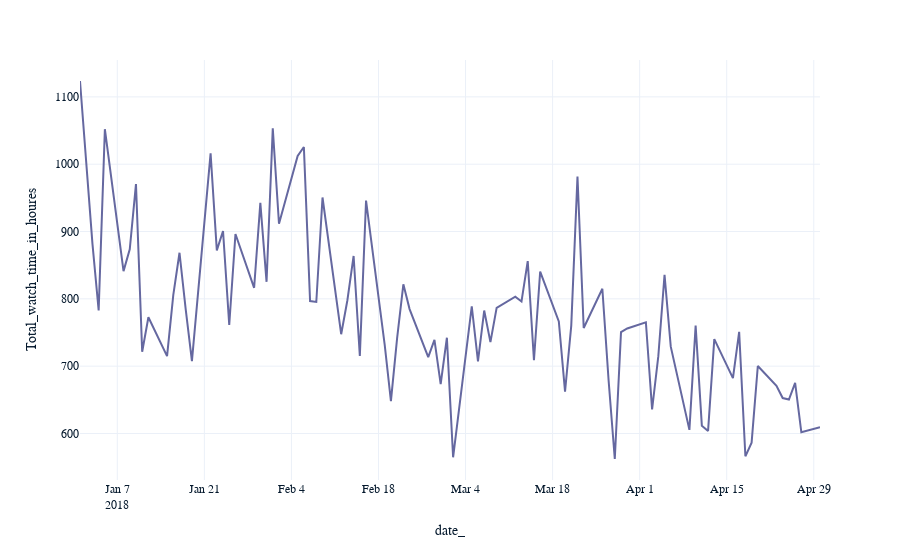

Notebook cell for this chart:
### Code cell
# show the dataframe
fig = px.line(dataframe,  y="Total_watch_time_in_houres")
fig.show()
